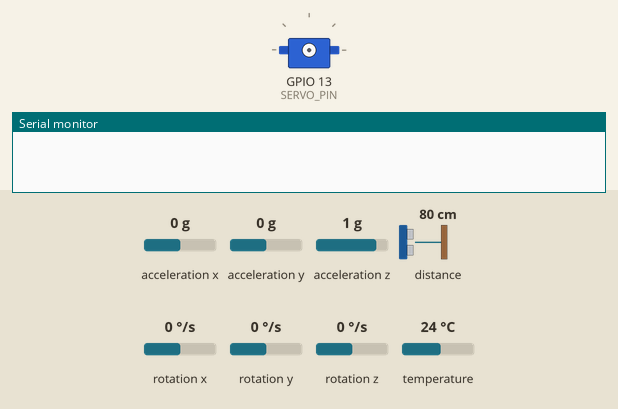
Bench run of a program on a simulated ESP32. On the bench: servo, the last lines printed to the serial monitor. The test bench sets the inputs (shaded band); at power-on: distance to the obstacle 80 cm, acceleration x 0 g, acceleration y 0 g, acceleration z 1 g, rotation x 0 °/s, rotation y 0 °/s, rotation z 0 °/s, temperature 24 °C.

Above: at 0.0 s.
At 6.8 s:
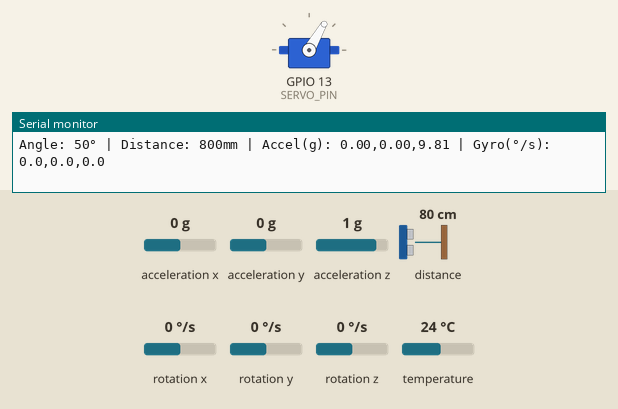
6.9 s: distance to the obstacle set to 250 cm
At 9.16 s:
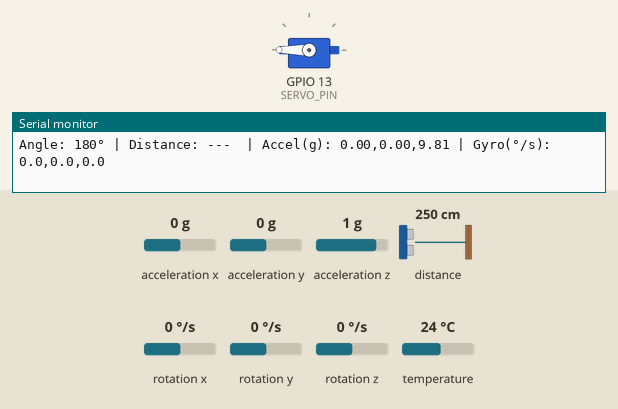
Timing chart, 0 to 15.9 s (numbered marks = the images above; inputs shaded):
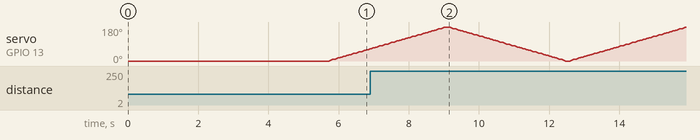

The program:

main.cpp
```cpp
#include <Wire.h>
#include "VL53L0X.h"
#include <ESP32Servo.h>
#include <Adafruit_MPU6050.h>
#include <Adafruit_Sensor.h>

VL53L0X sensor;
Servo myServo;
Adafruit_MPU6050 mpu;

const int SERVO_PIN = 13;
const int MPU_SDA = 21;  // GPIO 21 for MPU6050 SDA (XDA)
const int MPU_SCL = 22;  // GPIO 22 for MPU6050 SCL (XSCL)
// MPU6050 Pin Connections:
// - XDA (SDA): GPIO 21
// - XSCL (SCL): GPIO 22
// - AD0: Ground (0x68) or VCC (0x69)
// - INT: GPIO (optional, not used here)

void setup() {
  Serial.begin(115200);
  delay(2000);

  Serial.println("\n\n====================================");
  Serial.println("VL53L0X + MPU6050 + Servo Test");
  Serial.println("====================================");

  // Initialize I2C bus for VL53L0X & MPU6050 (GPIO 21-22)
  Serial.println("\n[1/3] Initializing I2C Bus (GPIO 21-22)...");
  Wire.begin(21, 22);
  Wire.setClock(100000);
  delay(500);
  Serial.println("  ✓ I2C Bus ready");

  // Scan for devices on I2C Bus
  Serial.println("  Scanning I2C Bus for devices...");
  byte error;
  int devicesFound = 0;
  for (byte address = 1; address < 127; address++) {
    Wire.beginTransmission(address);
    error = Wire.endTransmission();
    if (error == 0) {
      Serial.print("    Found device at address: 0x");
      if (address < 16) Serial.print("0");
      Serial.println(address, HEX);
      devicesFound++;
    }
  }
  if (devicesFound == 0) {
    Serial.println("    ⚠ No I2C devices found!");
  }

  // Initialize VL53L0X with power-up delay
  Serial.println("[2/3] Initializing VL53L0X sensor...");
  delay(1000);  // Power-up delay for VL53L0X

  if (!sensor.init()) {
    Serial.println("  ✗ FAILED to initialize VL53L0X");
  } else {
    Serial.println("  ✓ VL53L0X initialized");
    sensor.setTimeout(500);
  }

  // Initialize MPU6050 with fallback
  Serial.println("[3/3] Initializing MPU6050 sensor...");
  delay(100);

  bool mpu_ok = false;
  if (mpu.begin(0x68, &Wire)) {
    Serial.println("  ✓ MPU6050 initialized at address 0x68");
    Serial.println("    - SDA: GPIO 21 ✓");
    Serial.println("    - SCL: GPIO 22 ✓");
    Serial.println("    - AD0: GND ✓");
    mpu_ok = true;
  } else {
    Serial.println("  ! MPU6050 not at 0x68, trying 0x69 (AD0 to VCC)...");
    if (mpu.begin(0x69, &Wire)) {
      Serial.println("  ✓ MPU6050 initialized at address 0x69");
      Serial.println("    - SDA: GPIO 21 ✓");
      Serial.println("    - SCL: GPIO 22 ✓");
      Serial.println("    - AD0: VCC ✓");
      mpu_ok = true;
    } else {
      Serial.println("  ✗ FAILED to initialize MPU6050 at any address");
      Serial.println("  Check connections:");
      Serial.println("    - XDA connected to GPIO 21");
      Serial.println("    - XSCL connected to GPIO 22");
      Serial.println("    - VCC connected to 3.3V or 5V");
      Serial.println("    - GND connected to GND");
    }
  }

  if (mpu_ok) {
    mpu.setAccelerometerRange(MPU6050_RANGE_8_G);
    mpu.setGyroRange(MPU6050_RANGE_500_DEG);
    mpu.setFilterBandwidth(MPU6050_BAND_21_HZ);
    Serial.println("  MPU6050 sensors configured successfully");
  }

  // Initialize servo
  Serial.println("\nInitializing Servo on GPIO 13...");
  myServo.attach(SERVO_PIN);
  myServo.write(0);
  Serial.println("  ✓ Servo ready\n");

  Serial.println("====================================");
  Serial.println("Starting servo sweep with sensor data");
  Serial.println("====================================\n");

  // Verify MPU6050 is reading data
  if (mpu_ok) {
    Serial.println("Testing MPU6050 data on pins GPIO 21 (SDA) & GPIO 22 (SCL):");
    for (int i = 0; i < 5; i++) {
      sensors_event_t a, g, temp;
      mpu.getEvent(&a, &g, &temp);
      Serial.print("  Sample ");
      Serial.print(i + 1);
      Serial.print(": Accel(g)=");
      Serial.print(a.acceleration.x, 2);
      Serial.print(",");
      Serial.print(a.acceleration.y, 2);
      Serial.print(",");
      Serial.print(a.acceleration.z, 2);
      Serial.print(" | Gyro(°/s)=");
      Serial.print(g.gyro.x, 1);
      Serial.print(",");
      Serial.print(g.gyro.y, 1);
      Serial.print(",");
      Serial.print(g.gyro.z, 1);
      Serial.println(" ✓");
      delay(200);
    }
    Serial.println("  ✓ MPU6050 data verified!\n");
  }

  delay(1000);
}

void loop() {
  // Forward sweep: 0 to 180 degrees
  for (int angle = 0; angle <= 180; angle += 2) {
    myServo.write(angle);
    delay(30);

    // Read sensors every 10 degrees
    if (angle % 10 == 0) {
      uint16_t distance = sensor.readRangeSingleMillimeters();
      sensors_event_t a, g, temp;
      mpu.getEvent(&a, &g, &temp);

      Serial.print("Angle: ");
      Serial.print(angle);
      Serial.print("° | Distance: ");

      if (sensor.timeoutOccurred()) {
        Serial.print("TIMEOUT");
      } else if (distance >= 8190) {
        Serial.print("---  ");
      } else {
        Serial.print(distance);
        Serial.print("mm ");
      }

      Serial.print("| Accel(g): ");
      Serial.print(a.acceleration.x, 2);
      Serial.print(",");
      Serial.print(a.acceleration.y, 2);
      Serial.print(",");
      Serial.print(a.acceleration.z, 2);

      Serial.print(" | Gyro(°/s): ");
      Serial.print(g.gyro.x, 1);
      Serial.print(",");
      Serial.print(g.gyro.y, 1);
      Serial.print(",");
      Serial.print(g.gyro.z, 1);

      Serial.println();
    }
  }

  // Backward sweep: 180 to 0 degrees
  for (int angle = 180; angle >= 0; angle -= 2) {
    myServo.write(angle);
    delay(30);

    // Read sensors every 10 degrees
    if (angle % 10 == 0) {
      uint16_t distance = sensor.readRangeSingleMillimeters();
      sensors_event_t a, g, temp;
      mpu.getEvent(&a, &g, &temp);

      Serial.print("Angle: ");
      Serial.print(angle);
      Serial.print("° | Distance: ");

      if (sensor.timeoutOccurred()) {
        Serial.print("TIMEOUT");
      } else if (distance >= 8190) {
        Serial.print("---  ");
      } else {
        Serial.print(distance);
        Serial.print("mm ");
      }

      Serial.print("| Accel(g): ");
      Serial.print(a.acceleration.x, 2);
      Serial.print(",");
      Serial.print(a.acceleration.y, 2);
      Serial.print(",");
      Serial.print(a.acceleration.z, 2);

      Serial.print(" | Gyro(°/s): ");
      Serial.print(g.gyro.x, 1);
      Serial.print(",");
      Serial.print(g.gyro.y, 1);
      Serial.print(",");
      Serial.print(g.gyro.z, 1);

      Serial.println();
    }
  }
}
```
